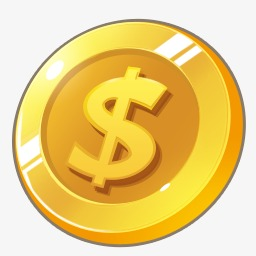
#> input picture coin.jpg, 256 x 256 px
$ python split.py --input coin.jpg
#> lines starting #> are read from the running program, lines starting #| are printed output that depends on the picture
import cv2
import numpy as np
from matplotlib import pyplot as plt
import time
import argparse
import pickle
import sys
import itertools
from tqdm import tqdm

start = time.time()
parser = argparse.ArgumentParser()
parser.add_argument("-i", "--input")
parser.add_argument("-o", "--output")
parser.add_argument("-r", "--rng", type=int)
args = parser.parse_args()

# [4 lines left out: function spinning_cursor, not called in this run]

spinner = spinning_cursor()

#function to return the sign
def sign(p1, p2, p3):
	return ((p1[0]-p3[0])*(p2[1]-p3[1]) - (p2[0]-p3[0])*(p1[1]-p3[1]))

def isInTriangle(pt, p1, p2, p3):

	b1 = sign(pt, p1, p2)<0
	b2 = sign(pt, p2, p3)<0
	b3 = sign(pt, p3, p1)<0

	return ((b1 == b2) and (b2 == b3))

def isInTriangle2(pt, p1, p2, p3):

	b1 = sign(pt, p1, p2)<=0
	b2 = sign(pt, p2, p3)<=0
	b3 = sign(pt, p3, p1)<=0

	return ((b1 == b2) and (b2 == b3))

# Check if a point is inside a rectangle
def rect_contains(rect, point) :
	if point[0] < rect[0] :
		return False
	elif point[1] < rect[1] :
		return False
	elif point[0] > rect[2] :
		return False
	elif point[1] > rect[3] :
		return False
	return True
# Draw a point
def draw_point(img, p, color ) :
	cv2.circle( img, p, 2, color)
# Drow delaunay triangle
# [16 lines left out: function draw_delaunay, not called in this run]

def mean(img, p1, p2, p3):
	total = 0
	count = 0

	x1 = int(p1[0])
	y1 = int(p1[1])
	x2 = int(p2[0])
	y2 = int(p2[1])
	x3 = int(p3[0])
	y3 = int(p3[1])


	xmin = min(x1, x2, x3)
	xmax = max(x1, x2, x3)
	ymin = min(y1, y2, y3)
	ymax = max(y1, y2, y3)

	for i in range(xmin, xmax+1):
		# print("Range", i)
		for j in range(ymin, ymax+1):
			pt = (i, j)
			if(isInTriangle(pt, p1, p2, p3)):
				total = total + img[i, j]
				count = count+1
	if(count != 0):
		return total/count
	else:
		return -1

def isHomogenious(img, p1, p2, p3):
	global args
	pixCount = 0
	isHG = True
	m = mean(img, p1, p2, p3)
	# print("mean: ", m)
	if(m != -1):
		# iMax = m+args.rng
		# iMin = m-args.rng
		# if(iMax>255):iMax = 255
		# if(iMin<0): iMin = 0

		xmin = int(min(p1[0], p2[0], p3[0]))
		xmax = int(max(p1[0], p2[0], p3[0]))
		ymin = int(min(p1[1], p2[1], p3[1]))
		ymax = int(max(p1[1], p2[1], p3[1]))

		for i in range(xmin, xmax+1):
			# print("Range", i)
			for j in range(ymin, ymax+1):
				pt = (i, j)
				if(isInTriangle2(pt, p1, p2, p3)):
					pixCount=pixCount+1
					vari = img[i, j] - m
					if(vari<0): vari = vari*(-1)
					if(vari> args.rng):
						isHG = False
		if(pixCount<=15):
			isHG = True
		return [isHG, m]
	else:
		return [isHG, m]

# genarate new Image
# [38 lines left out: functions decodeImage, calculateMSE, not called in this run]
##### Main Coding #####

img = cv2.imread(args.input, 0)
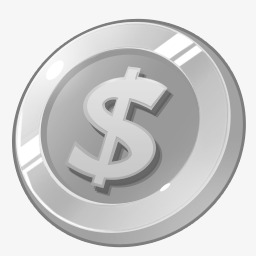
#> img: shape (256, 256); min 90, max 255, mean 207.8
imgOriginal = img
size = img.shape
#> size = (256, 256)
rect = (0, 0, size[0], size[1])
#> rect = (0, 0, 256, 256)
subdiv  = cv2.Subdiv2D(rect)

#add some random points to the image for generate first delaunay
		#triangle set. After that through this triangles we check the homogenity
points = []
x = 0
while(x<size[0]):
	y = 0
	while(y<size[1]):
		points.append((x, y))
		y = (y + 50)
	points.append((x, size[1]-1))
	x = x + 50
#> after the loop, x = 300

y = 0
while(y<size[1]):
		points.append((size[0]-1, y))
		y = (y + 20)
#> after the loop, y = 260
points.append((size[0]-1, size[1]-1))

# [4 lines of commented-out code are left out]


print((size[0]-1, size[1]-1))
#| (255, 255)

subdiv.insert(points)

isNotConverges = True
	# print("Triangle list: ", triangleList.size)
r = (0, 0, size[0], size[1])
#> r = (0, 0, 256, 256)
homogenTriangles = []
colorList = [];
encodedImage = []
print("Wait untill Encoding:")
while(isNotConverges):
	triangleList = subdiv.getTriangleList();
	# print("\b", end="")
	# print(pending[pendCount%4], end="")
	isNotConverges = False
	for t in tqdm(triangleList) :
		# pt1 = (t[1], t[0])
		# pt2 = (t[2], t[2])
		# pt3 = (t[4], t[5])
		pt1 = (t[0], t[1])
		pt2 = (t[2], t[3])
		pt3 = (t[4], t[5])
		if t.tolist() not in homogenTriangles:
			if rect_contains(r, pt1) and rect_contains(r, pt2) and rect_contains(r, pt3) :
				# [8 lines of commented-out code are left out]


#> (the run stopped early here; a loop or call above may not have finished)
